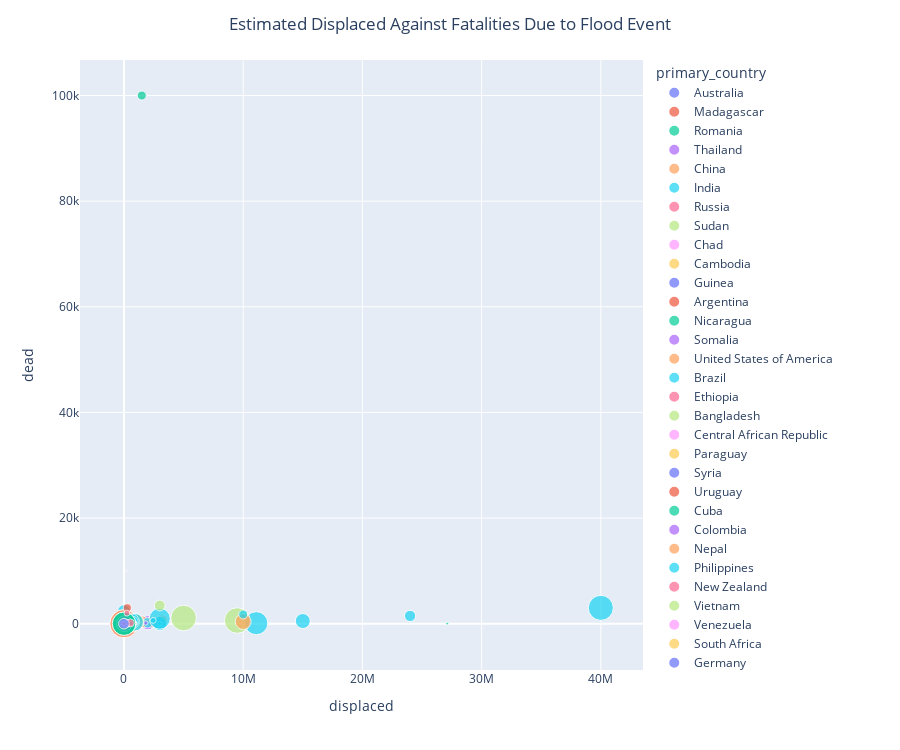

This figure's notebook cell:
### Markdown cell above
Global flood occurrence (only primary influenced country)

### Code cell
df_flood_by_country = pd.DataFrame(
    df_flood_props_cleaned["primary_country"].value_counts().reset_index(name="counts")
)

scattergeo_trace = go.Scattergeo(
    lat=df_flood_props_cleaned["center_lat"],
    lon=df_flood_props_cleaned["center_lon"],
    mode="markers",
    marker=dict(
        size=12,
        opacity=0.8,
        autocolorscale=False,
        symbol="triangle-down",
        colorscale="Reds",
        cmin=0,
        color=df_flood_props_cleaned["severity"],
        cmax=df_flood_props_cleaned["severity"].max(),
        colorbar_title="Severity",
        colorbar_x=1.15,
    ),
    hoverinfo="skip",
)

choropleth_trace = go.Choropleth(
    locations=df_flood_by_country["primary_country"],
    locationmode="country names",
    z=df_flood_by_country["counts"],
    colorscale="amp",
    colorbar_title="Occurence",
    hoverlabel_namelength=0,
)


fig = go.Figure(data=[scattergeo_trace, choropleth_trace])
fig.data[0].showlegend = False

fig.update_layout(
    title_text="Flood Severity and Occurrence",
    title_x=0.5,
    geo=dict(
        showland=True,
        landcolor="rgb(95, 138, 92)",
        showcountries=True,
        countrycolor="rgb(255, 255, 255)",
        showocean=True,
        oceancolor="rgb(158,202,225)",
        projection_type="orthographic",
    ),
    margin={"b": 15, "l": 20, "r": 0, "t": 70},
    shapes=list(
        [
            dict(
                fillcolor="rgb(95, 138, 92)",
                layer="below",
                line={"dash": "dash"},
                name="Country not primarily <br>affected by flood",
                showlegend=True,
                type="rect",
                xref="paper",
            )
        ]
    ),
    legend=dict(
        yanchor="top",
        y=1,
        xanchor="left",
        x=0,
        bgcolor="LightSteelBlue",
        bordercolor="Black",
        borderwidth=1,
    ),
    updatemenus=[
        {
            "buttons": [
                {
                    "args": [
                        {"geo.projection.type": "orthographic"},
                    ],
                    "label": "Orthographic",
                    "method": "relayout",
                },
                {
                    "args": [
                        {"geo.projection.type": "equirectangular"},
                    ],
                    "label": "Equirectangular",
                    "method": "relayout",
                },
            ],
            "direction": "left",
            "showactive": True,
            "type": "buttons",
            "x": 0,
            "xanchor": "left",
            "y": 1.15,
            "yanchor": "top",
        }
    ],
)
fig.show()

fig = px.scatter(
    df_flood_props_cleaned,
    x="displaced",
    y="dead",
    size="area",
    color="primary_country",
    hover_name="id",
)
fig.update_layout(
    title=dict(text="Estimated Displaced Against Fatalities Due to Flood Event", x=0.5),
    height=750,
)
fig.show()
